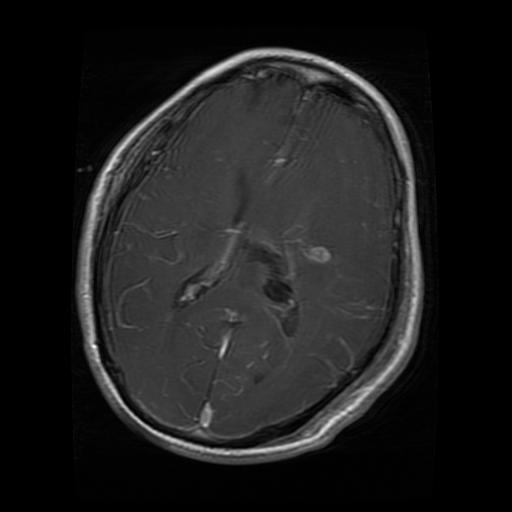
#> input picture app/ml_engine/src/data/Test/glioma/Te-gl_10.jpg, 512 x 512 px
$ python -i brain_mask.py   (imports and definitions only)
#> lines starting #> are read from the running program, lines starting #| are printed output that depends on the picture; after the words box and inside, x2 and y2 are one past the last pixel; in counts of white or black regions, pixels touching at a corner belong together
#> further down, picture is the input picture: shape (512, 512); min 0, max 254, mean 29.1
"""Brain mask of a 2D MRI slice (pipeline block B5). No skull stripping."""

from __future__ import annotations

import numpy as np
from scipy import ndimage
from skimage.filters import threshold_otsu


def bright_regions(gray: np.ndarray) -> np.ndarray:
    """Every pixel above half the Otsu threshold, all components kept. ``gray`` must not be flat."""
    return gray > 0.5 * threshold_otsu(gray)
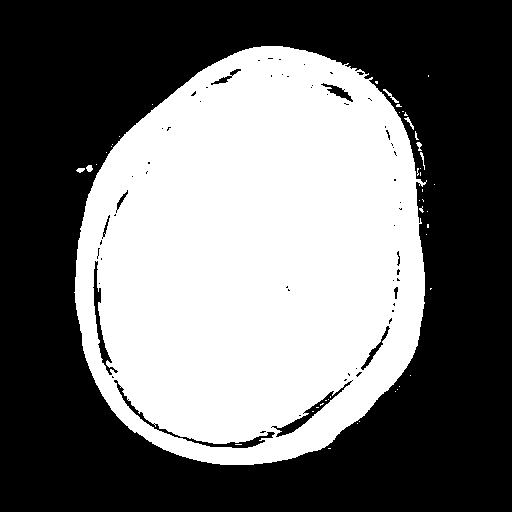
#> returned value: shape (512, 512) bool; 43.6% white; 46 white regions (39 under 20 px), largest, box (x1, y1, x2, y2) and area: (74, 46, 427, 465) 114066, (383, 89, 399, 103) 49, (404, 117, 414, 130) 36


def foreground_mask(gray: np.ndarray) -> np.ndarray:
    """Pixels clearly above the background: half the Otsu threshold, largest component, holes filled.

    This is the brain mask the quality gate measures on. A flat image is all
    foreground if it is not black, and empty otherwise.
    """
    if gray.max() <= gray.min():
        return np.full(gray.shape, gray.max() > 0, dtype=bool)
    foreground = bright_regions(gray)
    labels, count = ndimage.label(foreground)
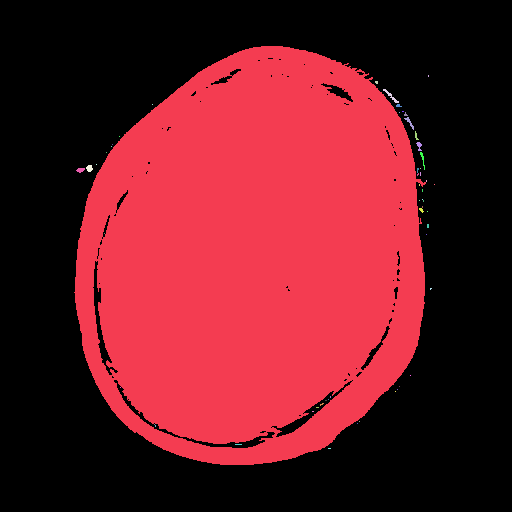
#> labels: shape (512, 512) int32; 56 distinct labels, from 0 to 55; one colour per label, 0 black
#> count = 55
    if count == 0:
        return foreground
    largest = np.argmax(np.bincount(labels.ravel())[1:]) + 1
#> largest = 1
    return ndimage.binary_fill_holes(labels == largest)
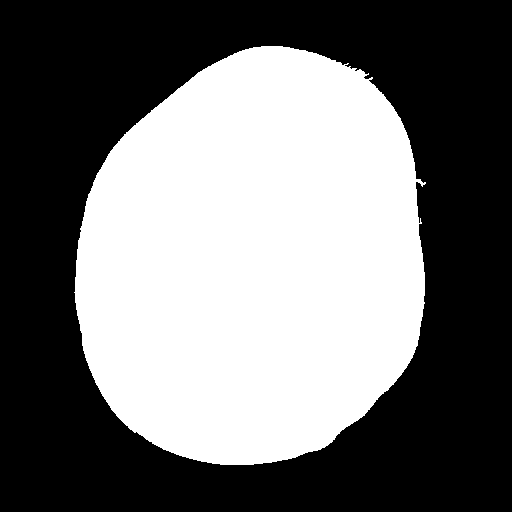
#> returned value: shape (512, 512) bool; 44.5% white; 1 white region, box (x1, y1, x2, y2) and area: (74, 46, 426, 465) 116700


def region_of_interest(mask: np.ndarray, min_fraction: float) -> np.ndarray:
    """``mask``, or the full image when it covers less than ``min_fraction`` of it."""
    if mask.mean() < min_fraction:
        return np.ones(mask.shape, dtype=bool)
    return mask

>>> import cv2
>>> picture = cv2.imread('../data/Test/glioma/Te-gl_10.jpg', cv2.IMREAD_GRAYSCALE)
>>> result = foreground_mask(picture)

$ run again, on app/ml_engine/src/data/Test/glioma/Te-gl_11.jpg
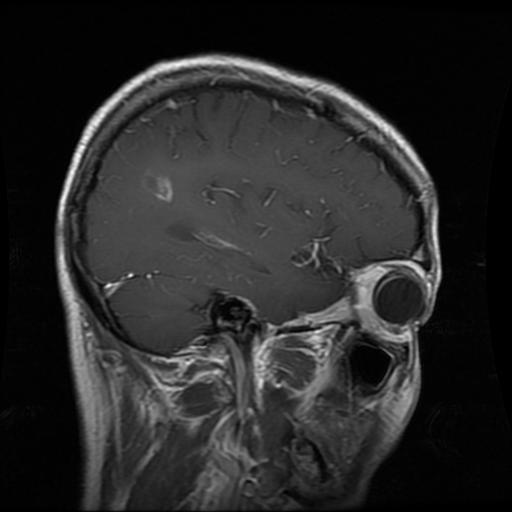
#> input picture app/ml_engine/src/data/Test/glioma/Te-gl_11.jpg, 512 x 512 px
#> picture is the input picture: shape (512, 512); min 0, max 255, mean 40.7
#> in foreground_mask, `labels, count = ndimage.label(foreground)`:
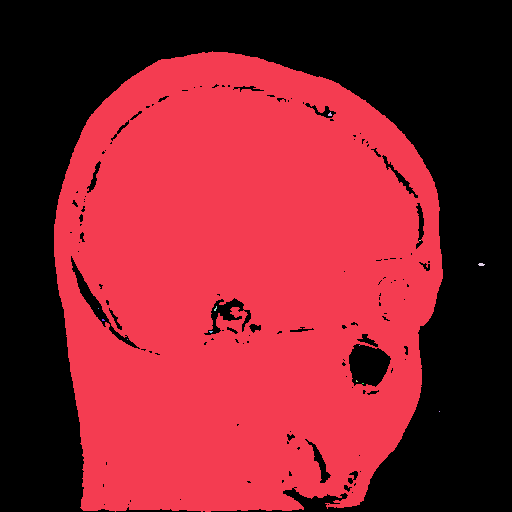
#> labels: shape (512, 512) int32; 14 distinct labels, from 0 to 13; one colour per label, 0 black
#> count = 13
#> largest = 1
#> in foreground_mask, `return ndimage.binary_fill_holes(labels == largest)`:
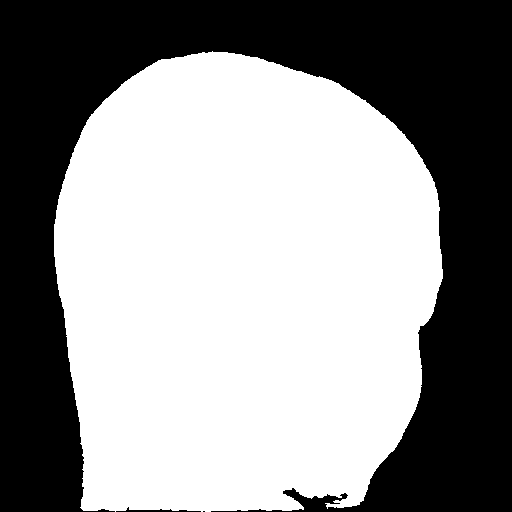
#> returned value: shape (512, 512) bool; 56.8% white; 3 black regions (1 under 20 px), largest, box (x1, y1, x2, y2) and area: (0, 0, 512, 512) 113030, (116, 507, 201, 512) 147

$ run again, on app/ml_engine/src/data/Test/glioma/Te-gl_116.jpg
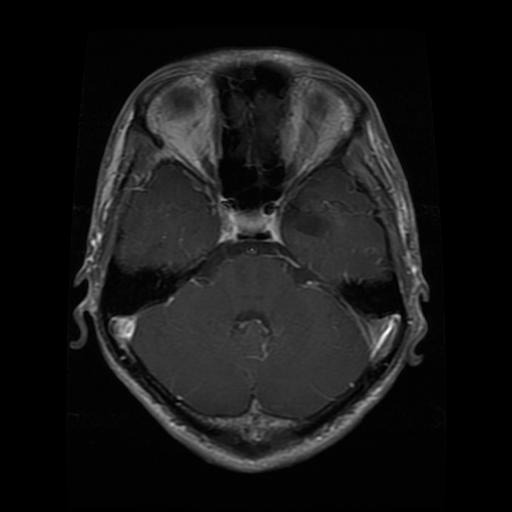
#> input picture app/ml_engine/src/data/Test/glioma/Te-gl_116.jpg, 512 x 512 px
#> picture is the input picture: shape (512, 512); min 0, max 255, mean 23.5
#> in foreground_mask, `labels, count = ndimage.label(foreground)`:
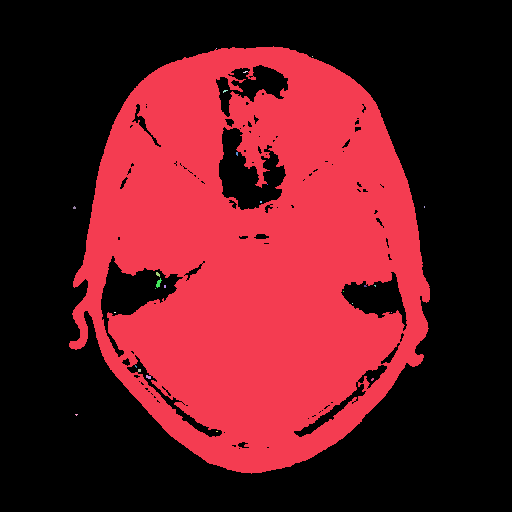
#> labels: shape (512, 512) int32; 27 distinct labels, from 0 to 26; one colour per label, 0 black
#> count = 26
#> largest = 1
#> in foreground_mask, `return ndimage.binary_fill_holes(labels == largest)`:
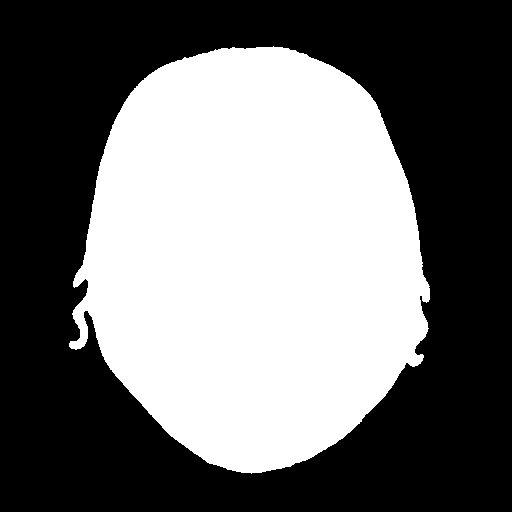
#> returned value: shape (512, 512) bool; 43.9% white; 1 white region, box (x1, y1, x2, y2) and area: (69, 46, 430, 474) 115095

$ run again, on app/ml_engine/src/data/Test/glioma/Te-gl_117.jpg
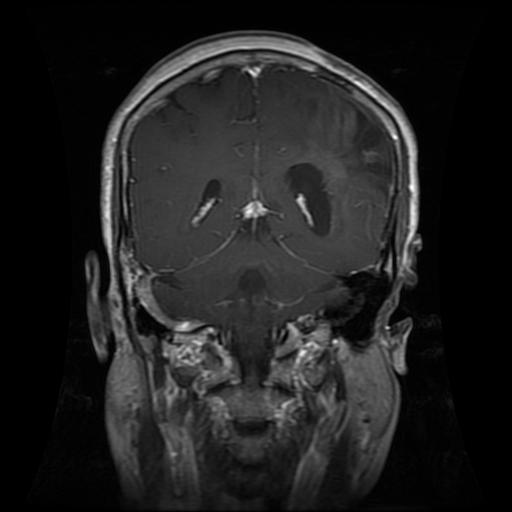
#> input picture app/ml_engine/src/data/Test/glioma/Te-gl_117.jpg, 512 x 512 px
#> picture is the input picture: shape (512, 512); min 0, max 255, mean 32.2
#> in foreground_mask, `labels, count = ndimage.label(foreground)`:
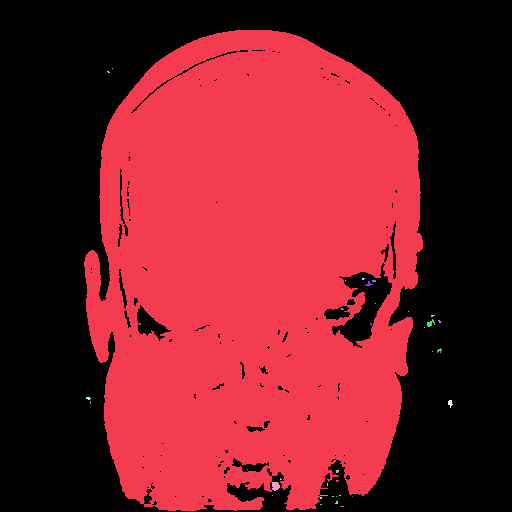
#> labels: shape (512, 512) int32; 37 distinct labels, from 0 to 36; one colour per label, 0 black
#> count = 36
#> largest = 1
#> in foreground_mask, `return ndimage.binary_fill_holes(labels == largest)`:
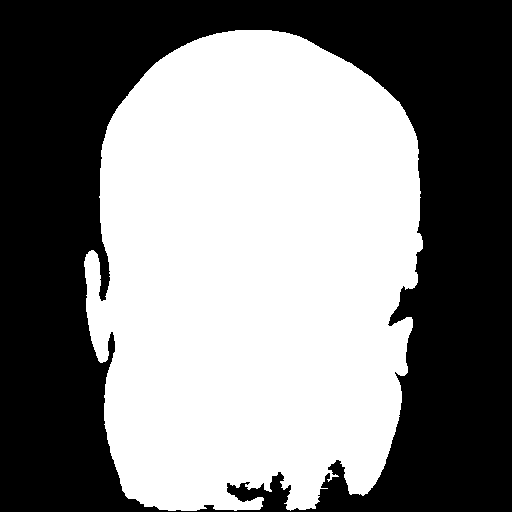
#> returned value: shape (512, 512) bool; 51% white; 1 black region, box (x1, y1, x2, y2) and area: (0, 0, 512, 512) 128336
